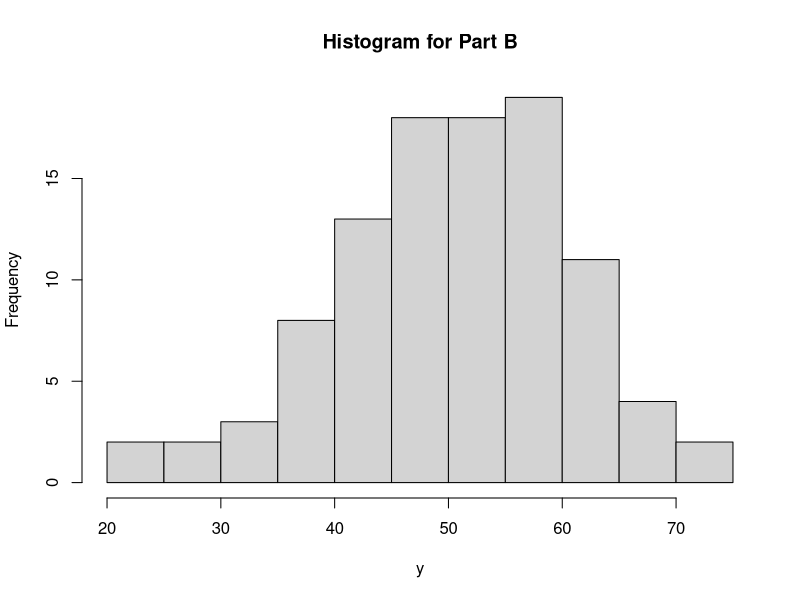

Reproduce this figure in R.
# Lecture 3 - 10/1

# Exercise 1
x <- list("Rucha", c(11, 19, 27), matrix(1:4, 2, 2))

library(palmerpenguins)
View(penguins)

levels(penguins$species)
mean(penguins$bill_length_mm, na.rm = TRUE)
levels(penguins$island)
table(penguins$island)


set.seed(42)
y <- rnorm(100, mean = 50, sd = 10)
sum((y > 40 & y < 60)) / length(y)
hist(y, main = "Histogram for Part B")
